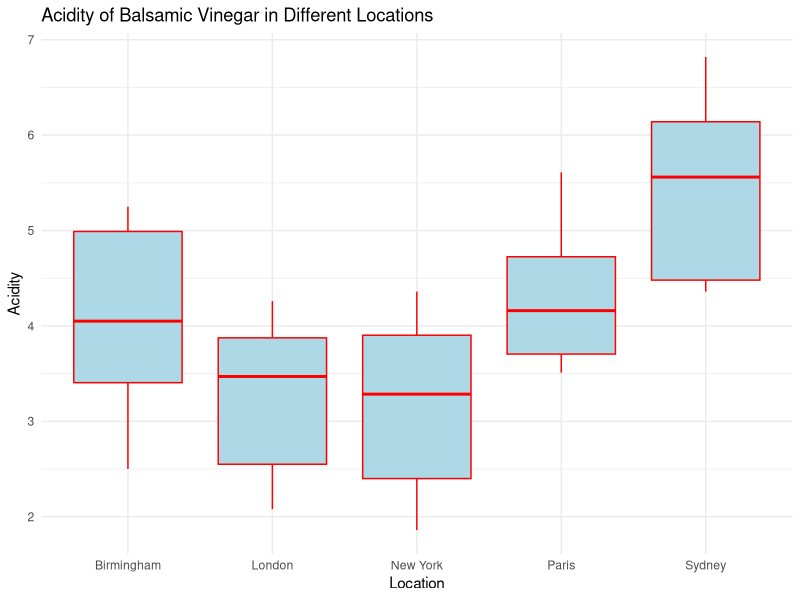
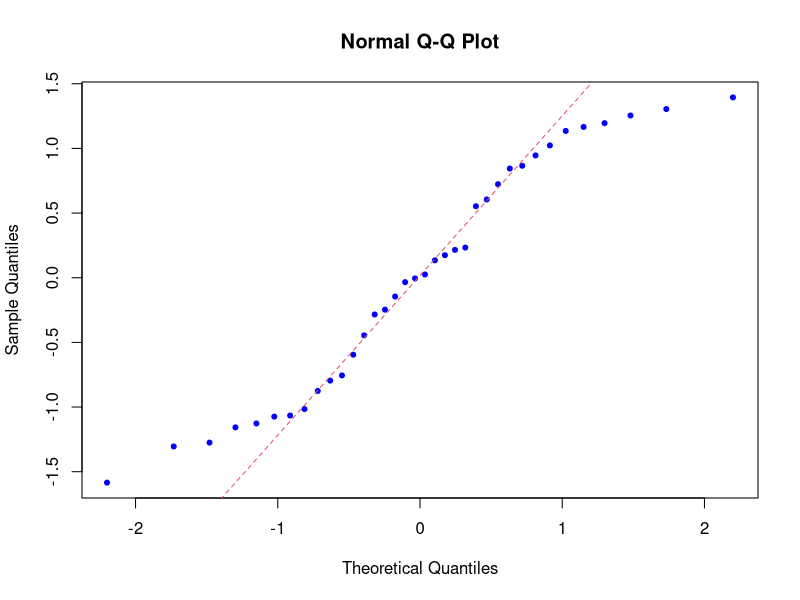
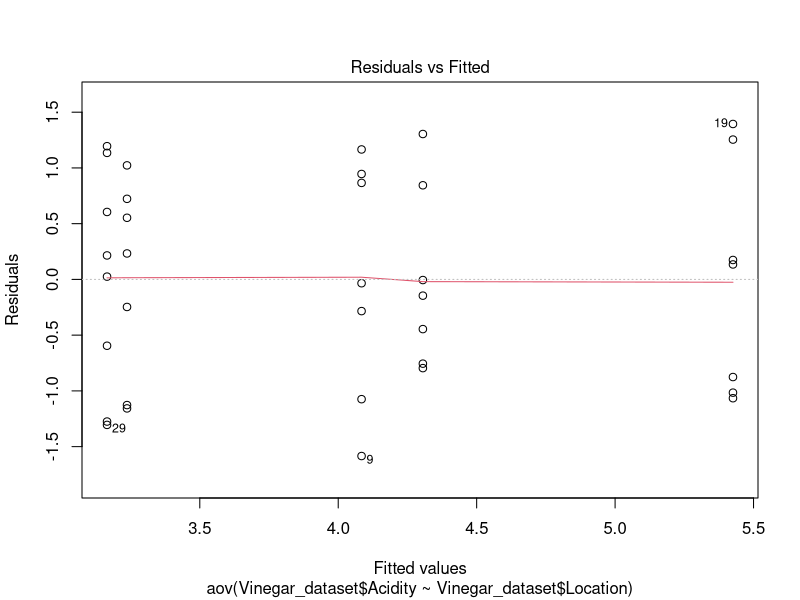
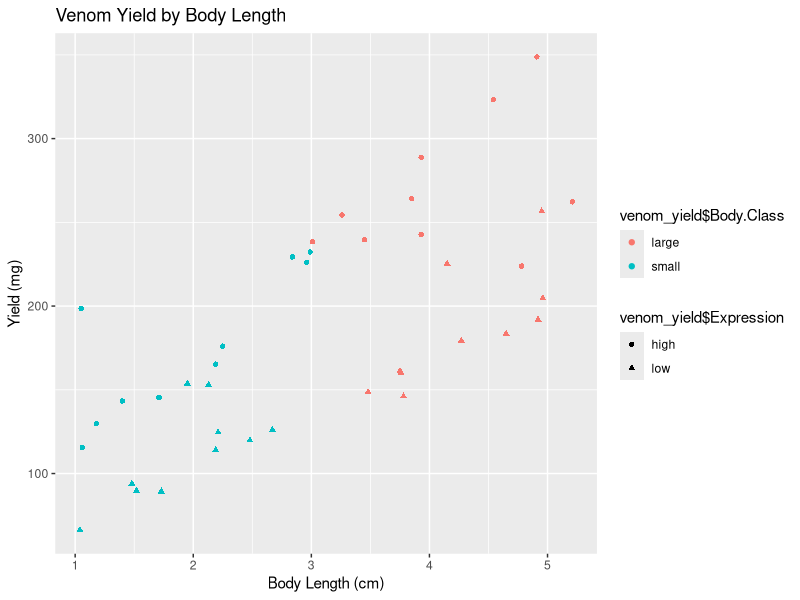
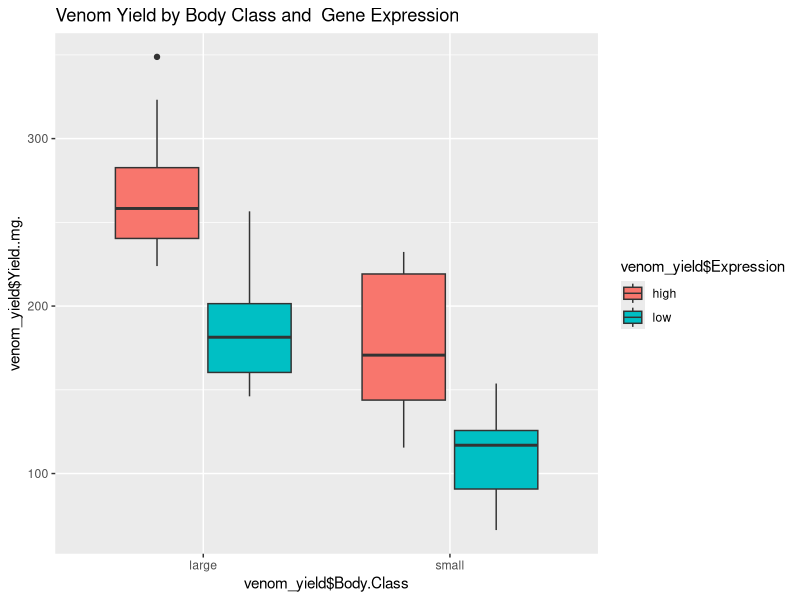
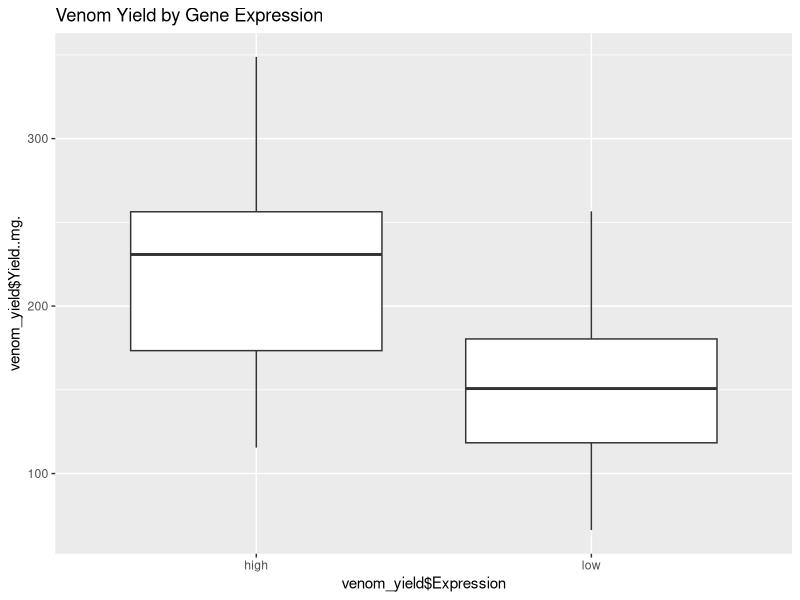
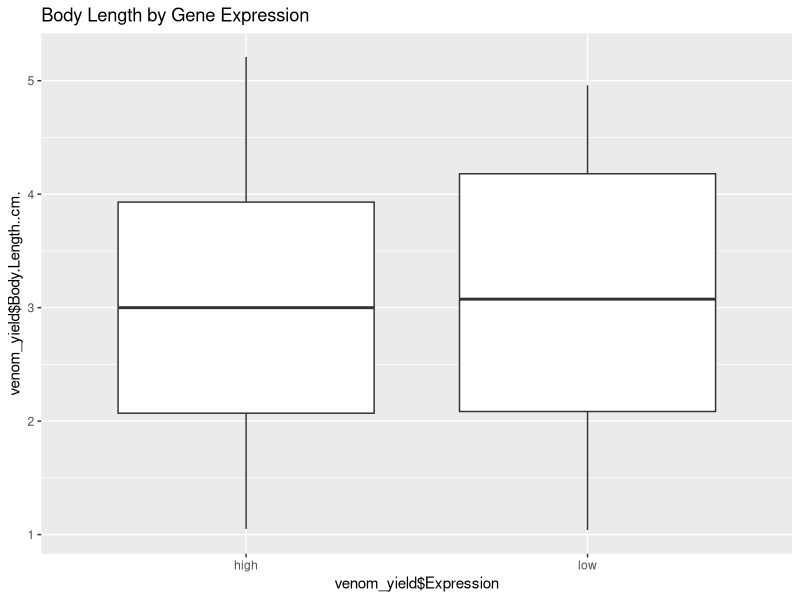
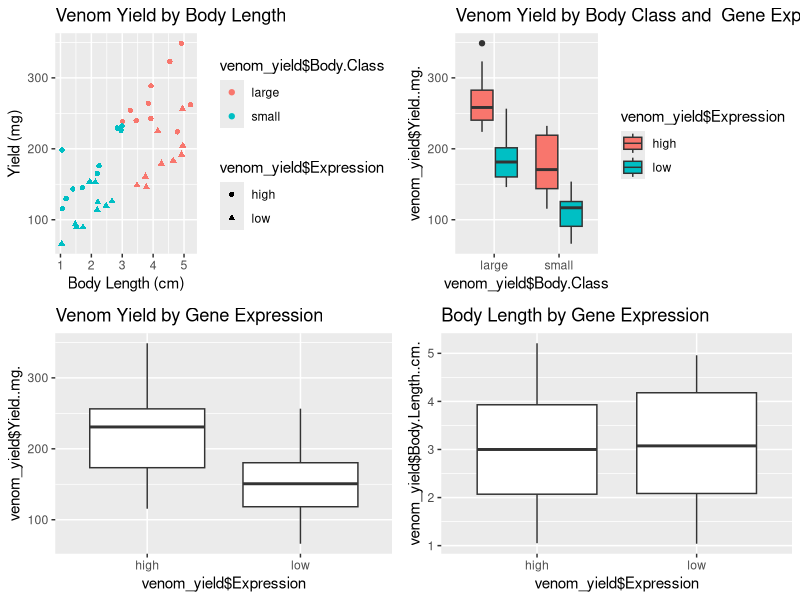

Source code (R) for these figures, in order:
# Set working disctionary
setwd("D:/Pranav -UK/Applied Statistics - R language/CW-02")

# Read the vinegar datset csv file
vinegar_data <-read.csv("vinegar.csv")

# CW2_Ans_1_a
# Replace the column names from site to Location and pH to Acidity
Vinegar_dataset <-data.frame(vinegar_data)
colnames(Vinegar_dataset)<- c('Location','Acidity')
print(Vinegar_dataset)

#Basic understanding of Data 
head(Vinegar_dataset)

# Display Summary statistics for initial understanding of dataset.
summary(Vinegar_dataset)

# Graphical representation of acidities for different locations
install.packages("ggplot2")
library(ggplot2)
ggplot(data = vinegar_data, 
       aes(x = Vinegar_dataset$Location, 
       y = Vinegar_dataset$Acidity)) + geom_boxplot(fill = "lightblue",
       color = "red")  + labs(title = "Acidity of Balsamic Vinegar in Different Locations",
       x = "Location", y = "Acidity") + theme_minimal()

# CW2_Ans1b
# Perform one-way ANOVA
anova_result <- aov(Vinegar_dataset$Acidity ~ Vinegar_dataset$Location,
                    data = vinegar_data)
# Print ANOVA summary
summary(anova_result)

#CW2_Ans1c
# Check normality of residuals by  Q-Q plot – (Visual representation)
qqnorm(residuals(anova_result), col = "blue", pch = 20)
qqline(residuals(anova_result), col = 2, lty = 2)

# Further Check the normality of residuals by using Shapiro – Wilk test:
shapiro.test(residuals(anova_result))

# Check for homogeneity of variances statistical tests like Levene's test.
# Perform Levene's test and display the result:
install.packages("car")
library(car)
levene_test_result <- leveneTest(Vinegar_dataset$Acidity ~ Vinegar_dataset$Location, 
                                 data = vinegar_data)
summary(levene_test_result)

# Check homogeneity of variances
plot(anova_result, which = 1)  # Residuals vs. Fitted plot

#CW2_Ans1d

# Perform Tukey's HSD test & print Result:
tukey_result <- TukeyHSD(anova_result)
print(tukey_result)

# Perform Levene's test for homogeneity of variances and display the results:
levene_test_result <- leveneTest(Vinegar_dataset$Acidity ~ Vinegar_dataset$Location, 
                                 data = vinegar_data)
print(levene_test_result)

#CW2_Ans1e

# Store the p-values from Tukey's HSD test

p_values <- tukey_result$`Vinegar_dataset$Location`[, "p adj"]

# Holm Correction
holm_correction <- p.adjust(p_values, method = "holm")
print(holm_correction)

# Bonferroni Correction
bonferroni_correction <- p.adjust(p_values, method = "bonferroni")
print(bonferroni_correction)

# Combine the results into a data frame for comparison
correction_results <- data.frame(
  Original_P_Value = p_values,
  Holm_Correction = holm_correction,
  Bonferroni_Correction = bonferroni_correction)

# Display the correction results
print(correction_results)

#CW2_Ans1f
#conclusion of experiment
# Comment on the results of the Experiment as follows:
#	The experiment, employing ANOVA and Tukey's HSD test, unveiled significant acidity variations across locations, notably with Sydney. 
#	Correcting for multiple tests (Holm and Bonferroni) confirmed Sydney's distinctiveness. 
# Improvement details as Follows:
#	To enhance the study, increasing sample sizes, employing randomization, and accounting for potential confounding variables are suggested. 
#	These measures would contribute to more robust and generalizable conclusions, underlining the importance of statistical corrections in multiple testing scenarios.

# CW2_ANS_2_a
library(gridExtra)
# Read the Datafile venomyield
venom_yield <- read.csv("VenomYield.csv")
#Basic statistical understanding 
summary(venom_yield)

# Scatter plot of venom yield by body length & Display it.
p1 <- ggplot(venom_yield, aes(x=venom_yield$Body.Length..cm.,
                              y=venom_yield$Yield..mg., color=venom_yield$Body.Class, 
                              shape=venom_yield$Expression)) + geom_point() + 
  labs(title="Venom Yield by Body Length", x="Body Length (cm)", y="Yield (mg)")
print(p1)

# Box plot of venom yield by body class and gene expression & Display it.
p2 <- ggplot(venom_yield, aes(x=venom_yield$Body.Class, 
                              y=venom_yield$Yield..mg., fill=venom_yield$Expression)) + 
  geom_boxplot() + labs(title="Venom Yield by Body Class and  Gene Expression")
print(p2)

# Box plot of venom yield by gene expression & Display it
p3 <- ggplot(venom_yield, aes(x=venom_yield$Expression, y=venom_yield$Yield..mg.)) +
  geom_boxplot() +
  labs(title="Venom Yield by Gene Expression")
print(p3)

# Box plot of body length by gene expression & Display it
p4 <- ggplot(venom_yield, aes(x=venom_yield$Expression, y=venom_yield$Body.Length..cm.)) +
  geom_boxplot() +
  labs(title="Body Length by Gene Expression")
print(p4)

# Display all plots in one frame for summary
library(gridExtra)
grid.arrange(p1, p2, p3, p4, nrow = 2)

# CW2_Ans2b
# Run a two-way ANOVA & Display the summary of the ANOVA results
anova_results <- aov(venom_yield$Yield..mg. ~ venom_yield$Body.Class*venom_yield$Expression, 
                     data=venom_yield)
summary(anova_results)

# post-hoc tests to examine pairwise differences between levels of significant factors.
posthoc_results <- TukeyHSD(anova_results)

# Display the results
print(posthoc_results)

#CW2_Ans_2c
expression_c <- factor(venom_yield$Expression)
contrasts(expression_c) <- contr.sum # set Contrast
Body_length_covariate <- venom_yield$Body.Length..cm.- mean(venom_yield$Body.Length..cm.)
ancova_model_test <- lm(venom_yield$Yield..mg. ~ Body_length_covariate + expression_c ,data = venom_yield)
anova(ancova_model_test)

# Display the Summary of ANCOVA model
summary(ancova_model_test)

# CW2_Ans_2d
#CW2_Ans_2e

# CW2_ANS_3a
# Define the hazard function
hazard_function <- function(t) {return(1 - exp(-t))}

# Survival function
survival_function <- function(t) { return(exp(-integrate(hazard_function, lower = 0, upper = t)$value))}

# Failure probability density function
failure_density <- function(t) { return(hazard_function(t) * survival_function(t))}

# Create a sequence of time points
time_points <- seq(0, 10, by = 0.1)

# Calculate S(t) and f(t) for the time points
survival_values <- sapply(time_points, survival_function)
failure_density_values <- sapply(time_points, failure_density)

# Plotting the survival function S(t)
plot(time_points, survival_values, type = 'l', xlab = 'Time (years)', ylab = 'Survival Probability',
     main = 'Survival Function S(t)')

# Plotting the failure probability density function f(t)
plot(time_points, failure_density_values, type = 'l', xlab = 'Time (years)', ylab = 'Failure Density',
     main = 'Failure Probability Density Function f(t)')

# CW2_ANS_3b
# Avialable Information and Data
time_intervals <- c(0:10) 
no_of_units <- 100
censoring_events <- c(0, 0, 2, 0, 0, 5, 3, 4, 2, 1)
failure_unit <- c(1, 0, 3, 4, 11, 8, 8, 15, 17, 10)

# Generating the life table
install.packages('KMsurv')
library(KMsurv)
life_table <- lifetab(time_intervals, no_of_units,censoring_events,failure_unit)

print(life_table)
# Extracting S, f, and h
Survival <- life_table[, 5]
failure <- life_table[, 6]
hazard <- life_table[, 7]

# Adjusted time intervals
t <- 0.5 + c(0:9)

# Setting up a single plot area to combine all plots
par(mfrow = c(3, 1))  # 3 rows, 1 column

# Plotting all functions in one figure
plot(t, Survival, type = 'l', col = 'black', xlab = 'Time (years)', ylab = 'Survival Probability', main = 'Survival Function S(t)')

plot(t, failure, type = 'l', col = 'purple', xlab = 'Time (years)', ylab = 'Failure Probability Density', main = 'Failure Density Function f(t)')

plot(t, hazard, type = 'l', col = 'orange', xlab = 'Time (years)', ylab = 'Hazard Function', main = 'Hazard Function h(t)')
##
ggplot(life_table, aes(x = t)) +
  geom_step(aes(y = Survival, color = "Survival"), direction = "hv") +
  geom_point(aes(y = hazard, color = "Hazard")) +
  geom_step(aes(y = failure, color = "Failure"), direction = "hv", linetype = "dashed") +
  labs(title = "Graphical presentation of Lifetable and Functions", y = "Function Value", x = "Time") +
  scale_color_manual(values = c("Survival" = "darkgreen", "Hazard" = "darkblue", "Failure" = "brown")) +
  theme_minimal() +
  theme(panel.grid.major = element_line(color = "gray", linetype = "dashed", size = 0.3),
        panel.grid.minor = element_blank(),
        axis.line = element_line(color = "black", size = 0.5),
        axis.text = element_text(size = 10),
        axis.title = element_text(size = 12))



######################
# Lifetimes of industrial air conditioning units
failures <- c(1, 0, 3, 4, 11, 8, 8, 15, 17, 10)

# Censoring events
censoring <- c(0, 0, 2, 0, 0, 5, 3, 4, 2, 1)

# Calculate the lifetable
lifetable <- data.frame(time = 1:10, failures = failures, censoring = censoring)

# Calculate the number of units at risk
lifetable$at_risk <- 100 - cumsum(failures) - cumsum(censoring)

# Calculate the survival function (S(t))
lifetable$S_t <- cumprod((lifetable$at_risk - lifetable$failures - lifetable$censoring) / lifetable$at_risk)

# Calculate the hazard function (h(t))
lifetable$h_t <- lifetable$failures / lifetable$at_risk

# Calculate the failure function (f(t))
lifetable$f_t <- lifetable$h_t * lifetable$S_t

# Print the lifetable
print(lifetable)

# Plot the functions
ggplot(lifetable, aes(x = time)) +
  geom_step(aes(y = S_t, color = "Survival"), direction = "hv") +
  geom_point(aes(y = h_t, color = "Hazard")) +
  geom_step(aes(y = f_t, color = "Failure"), direction = "hv", linetype = "dashed") +
  labs(title = "Lifetable and Functions", y = "Function Value", x = "Time") +
  scale_color_manual(values = c("Survival" = "blue", "Hazard" = "red", "Failure" = "green")) +
  theme_minimal() +
  theme(panel.grid.major = element_line(color = "gray", linetype = "dashed", size = 0.3),
        panel.grid.minor = element_blank(),
        axis.line = element_line(color = "black", size = 0.5),
        axis.text = element_text(size = 10),
        axis.title = element_text(size = 12))